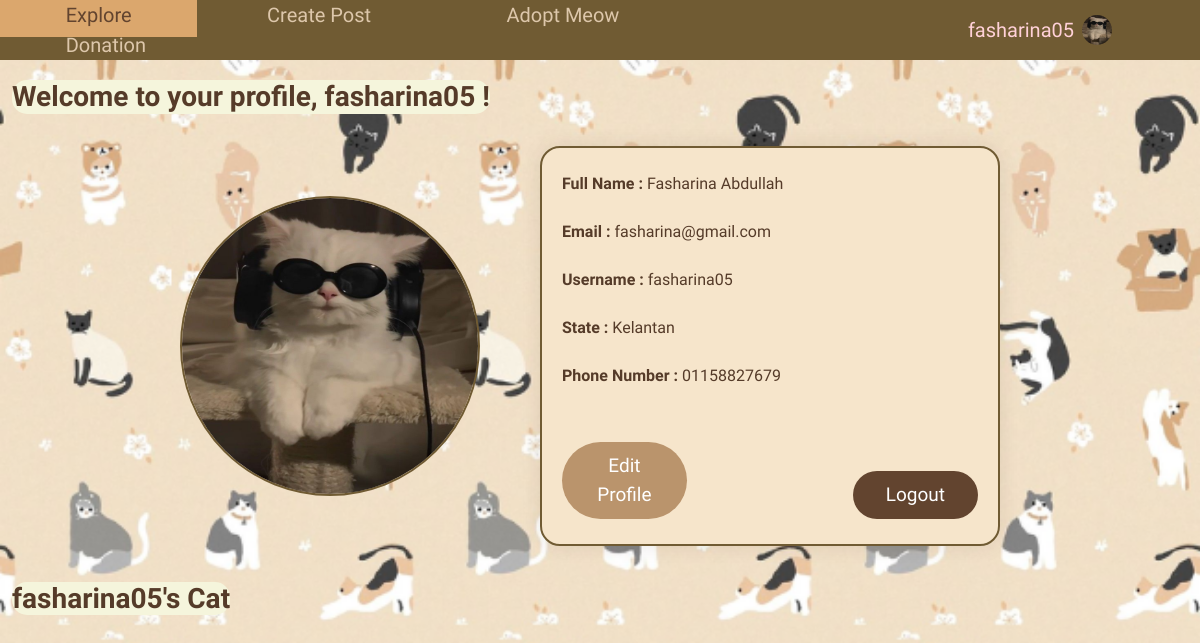
The page /userprofile (signed in) on the database its author committed.
### home/models.py (models this page shows, shortened)
class User(db.Model, UserMixin):
    id = db.Column(db.Integer, primary_key=True)
    fullname = db.Column(db.String(120), unique=True, nullable=False)
    email = db.Column(db.String(20), unique=True, nullable=False)
    username = db.Column(db.String(120), unique=True, nullable=False)
    password1 = db.Column(db.String(255), nullable=False)
    password2 = db.Column(db.String(255), nullable=False)
    state = db.Column(db.String(120), nullable=False)
    phonenumber = db.Column(db.String(20), unique=True, nullable=False)
    profile_pic = db.Column(db.String(255), nullable=True)
    unread_notification_count = db.Column(db.Integer, default=0)
    posts = db.relationship('Post', backref='author', lazy=True)
    comments = db.relationship('Comment', backref='author', lazy=True)
    likes = db.relationship('Like', backref='author', lazy=True)
    cats = db.relationship('Cat', backref='owner', lazy=True)
    adoption_notification = db.relationship('AdoptionNotification', backref='cat', lazy=True)

### home/views.py (the view)
@views.route('/userprofile', methods=['GET'])
@login_required
def userprofile():
    form = User.query.all()
    profile_pic= url_for('static', filename='default.jpg')
    if current_user.is_authenticated and current_user.profile_pic is not None:
        profile_pic = url_for('static', filename='profile_pics/' + current_user.profile_pic)
    cats = Cat.query.filter(Cat.owner.has(id=current_user.id)).all()
    return render_template("userprofile.html", profile_pic=profile_pic, cats=cats)

### home/templates/userprofile.html (shortened to what this page needs)
<!DOCTYPE html>
<html>
<head>
  <link rel="stylesheet" href="https://maxcdn.bootstrapcdn.com/bootstrap/4.0.0/css/bootstrap.min.css">
  <link rel='stylesheet' type='text/css' media='screen' href="{{url_for('static',filename='main.css')}}">
  <div class="navigation">
    <div class="topnav">
      <a href="/mainpage">Explore</a>
      <a href="/createpost">Create Post</a>
      <a href="/adoptmeow">Adopt Meow</a>
      <a href="/donation">Donation</a>
    </div>
    <div class="dropdown">
      <button class="dropbtn">
        {{ current_user.username }}
        <img src="{{ profile_pic }}" class="profilepic">
      </button>
    </div>
  </div>
</head>
  <body class="userprofilepage">
    <h3 class="usertitle">Welcome to your profile, {{ current_user.username }} ! </h3>
      <div class="userprofile">
            <img class="userpfp" src="{{ profile_pic }}">
            <div class="userdetails">
                <strong>Full Name : </strong>{{ current_user.fullname }}</br></br>
                <strong>Email : </strong>{{ current_user.email }}</br></br>
                <strong>Username : </strong>{{ current_user.username }}</br></br>
                <strong>State : </strong>{{ current_user.state }}</br></br>
                <strong>Phone Number : </strong>{{ current_user.phonenumber }}</br></br>
                <div class="userpage_bttn">
                  <button  class="edituserbttn" onclick="location.href='/user_edit'">Edit Profile</button>
                  <button type="logout" class="logoutbttn" onclick="location.href='/logout'">Logout</button>
                </div>
            </div>
      </div>
      <h3 class="usertitle">{{ current_user.username}}'s Cat</h3>
  </body>
</html>

### home/static/main.css (style rules this page uses)
body { margin: 0; padding: 0; overflow-x: hidden; background-color: #ffdc9c; margin-top: 9%; font-family: 'Short Stack'; }
.navigation { display: flex; justify-content: space-between; align-items: center; padding: 0px; position: fixed; top: 0px; width: 100%; background-color: #705b33; z-index: 1; width: 100%; }
.topnav { background-color: #705b33; flex-grow: 1; color: #f9e4c5; }
.topnav a { text-align: center; padding: 10px 7.4%; text-decoration: none; font-size: 20px; color:#ddc7ab; }
.topnav::after { content: ""; display: table; clear: both; }
.dropdown { position: relative; background-color: #705b33; }
.dropbtn { display: flex; align-items: center; background-color: #705b33; color: rgb(255, 209, 216); padding: 2.1% 80px; font-size: 20px; border: none; cursor: pointer; text-decoration: none; }
.userprofilepage { background-image: url('photos/catbg5.png'); background-size: cover; background-position: center; background-attachment: fixed; margin: 0; padding-top: 80px; color: #553b29; }
.userdetails { background-color: #f6e5cb; border-radius: 20px; border: 2px solid #705b33; padding: 20px; flex: 1; width: 600px; height: 400px; box-shadow: 0 0 20px rgba(59, 31, 11,0.1); margin: 0 20px; text-align: left; white-space: normal; align-content: center; overflow-y: auto; overflow-x: hidden; }
.edituserbttn, .logoutbttn,.catnamebttn { padding: 10px 30px; font-size: 19px; background-color: #62442F; color: white; border: none; border-radius: 50px; width: 30%; transition: background-color 0.3s; margin-top: 30px; }
.edituserbttn { margin-right: 30%; background-color:#ba946c; }
.logoutbttn { margin-left: 9%; }
.usertitle { font-weight: bold; margin-left: 1%; background-color: beige; width:max-content; border-radius: 15px; }
.userprofile { margin: 2% 15% 3%; display: flex; align-items: center; }
.userpfp { width: 300px; height: 300px; border-radius: 50%; border: #705b33 solid 2px; margin-right: 40px; }
.profilepic { width: 30px; height: 30px; border-radius: 50%; margin-right: 8px; margin-left: 8px; }

### rows shown on the page
User: username "fasharina05", fullname "Fasharina Abdullah", email "fasharina@gmail.com", state "Kelantan", phonenumber "01158827679"
